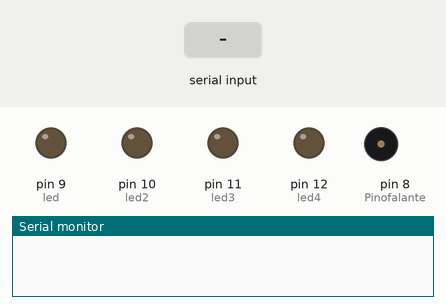
Recording of a sketch running on a simulated Arduino Uno, built with avr-gcc and run on an emulated ATmega328P. On the bench: output pins drawn as LEDs (lit = HIGH), buzzer (waves = sounding), the last lines printed to the serial monitor. The test bench sets the inputs (shaded band).

Above: at 1.2 s.
1.3 s: "A" received over Serial
At 2.0 s:
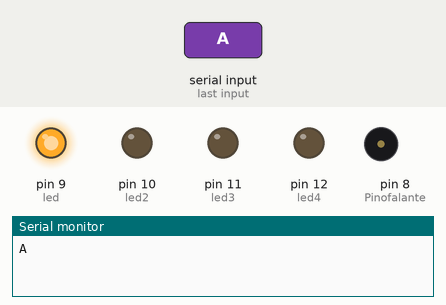
2.8 s: "a" received over Serial
At 3.1 s:
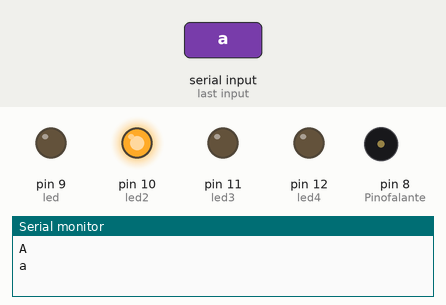
4.3 s: "B" received over Serial
At 5.5 s:
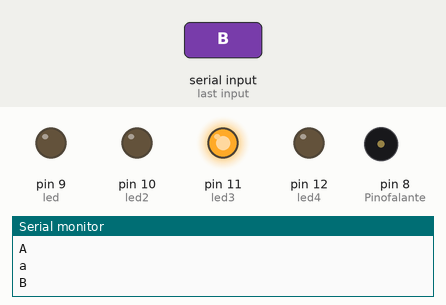
5.8 s: "b" received over Serial
At 6.6 s:
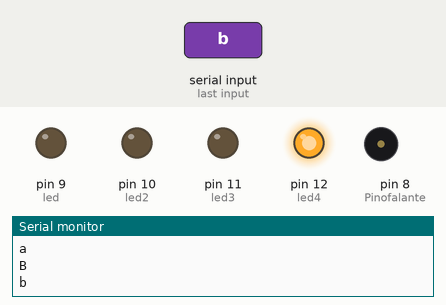
7.3 s: "d" received over Serial
Timing chart, 0 to 10.3 s (numbered marks = the images above; inputs shaded):
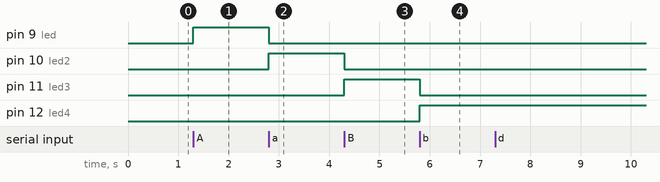

The sketch:

led_serial.ino
```cpp
int led = 9;
int led2 = 10;
int led3 = 11;
int led4 = 12;
int botao = 6;
int botao2 = 5;
int bota3 = 7;
int frequencia = 0;
int Pinofalante = 8;
int buzzer = 8;
#define tempo 10


//Variável leitura mudou de "int" para "char"
char leitura;

void setup() {
  pinMode(led, OUTPUT);
  pinMode(Pinofalante,OUTPUT); //Pino do buzzer
  pinMode(led2, OUTPUT);
  pinMode(led3, OUTPUT);
  pinMode(led4, OUTPUT);
  pinMode(botao, INPUT);
  pinMode(buzzer,OUTPUT);
  Serial.begin(9600);
}

void loop() {
  while (Serial.available()) {
    leitura = Serial.read();
    Serial.println(leitura);

//Variáveis do tipo char são caracteres e não números, por isso os ' '
    if (leitura == 'A') {
      digitalWrite(led, 1);
      digitalWrite(led2, 0);
      digitalWrite(led3, 0);
      digitalWrite(led4, 0);
       }
    if (leitura == 'a') {
      digitalWrite(led, 0);
      digitalWrite(led2, 1);
      digitalWrite(led3, 0);
      digitalWrite(led4, 0);
       }
    if (leitura == 'B') {
      digitalWrite(led, 0);
      digitalWrite(led2, 0);
      digitalWrite(led3, 1);
      digitalWrite(led4, 0);
    }
      if (leitura == 'b') {
      digitalWrite(led, 0);
      digitalWrite(led2, 0);
      digitalWrite(led3, 0);
      digitalWrite(led4, 1);
    }
    if (leitura == 'C') {
      digitalWrite(led, 0);
      digitalWrite(led2, 0);
      digitalWrite(led3, 0);
      digitalWrite(led4, 0);
    }
      if (leitura == 'c') {
      digitalWrite(led, 0);
      digitalWrite(led2, 0);
      digitalWrite(led3, 0);
      digitalWrite(led4, 0);
      noTone(buzzer);
    }
      if (leitura == 'd'){
        for (frequencia = 150; frequencia < 1800; frequencia += 1)
         {
           tone(Pinofalante, frequencia, tempo);
           delay(2);
           noTone(buzzer);
          }
        for (frequencia = 1800; frequencia > 150; frequencia -= 1)
          {
            tone(Pinofalante, frequencia, tempo);
           delay(2);
           noTone(buzzer);
          }
        }


  }
}
```

Measured:
- after the input at 1.3 s, pin 9 (led): LOW → HIGH at once
- after the input at 2.8 s, pin 9 (led): HIGH → LOW at once; pin 10 (led2): LOW → HIGH at once
- after the input at 4.3 s, pin 10 (led2): HIGH → LOW at once; pin 11 (led3): LOW → HIGH at once
- after the input at 5.8 s, pin 11 (led3): HIGH → LOW at once; pin 12 (led4): LOW → HIGH at once
